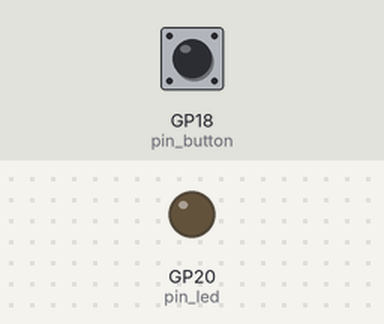
Simulated run of this program. Board: Raspberry Pi Pico running MicroPython. Parts: output pins drawn as LEDs (lit = HIGH). Inputs (shaded band) come from the test bench; at power-on: GP18 (pin_button) HIGH.

Above: at 1.2 s.
1.3 s: GP18 (pin_button) pulled LOW for 0.15 s
At 1.37 s:
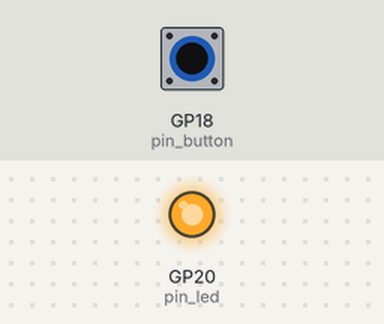
2.9 s: GP18 (pin_button) pulled LOW for 3.2 s
At 6.7 s:
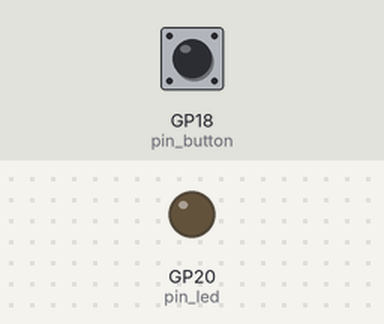
Timing chart, 0 to 8.2 s (numbered marks = the images above; inputs shaded):
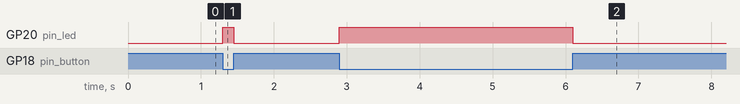

The program:

ex.py
```python
from machine import Pin

pin_button = Pin(18, mode=Pin.IN, pull=Pin.PULL_UP)
pin_led    = Pin(20, mode=Pin.OUT)

while True:
    if not pin_button.value():
        pin_led.on()
    else:
        pin_led.off()
```

Measured:
- after the input at 1.3 s, GP20 (pin_led): LOW → HIGH at once, → LOW 0.15 s later
- after the input at 2.9 s, GP20 (pin_led): LOW → HIGH at once, → LOW 3.2 s later
